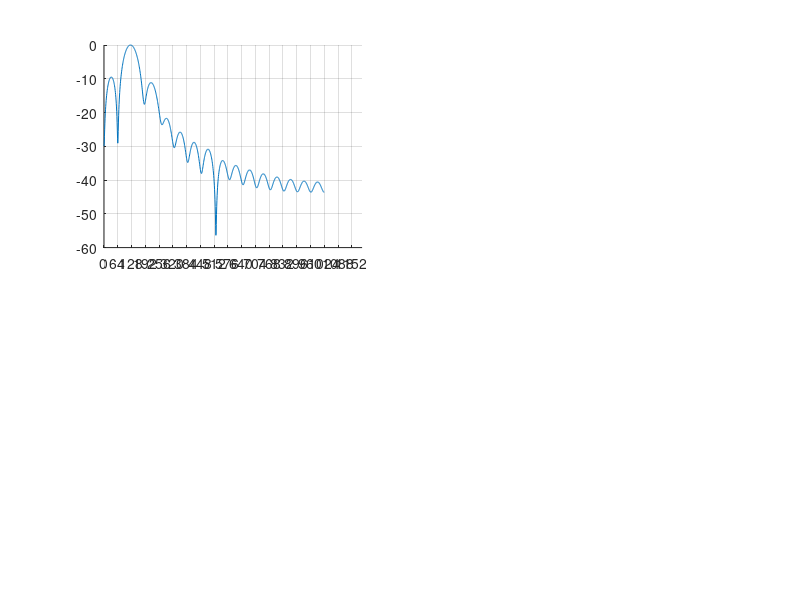

Recreate this plot in MATLAB. (Note: this script raises an error after producing the figure.)
% Main function for running exercises
function main()
    % Declare the number of samples in the sine wave
    N = 32;
    % Declare the sample rate
    fs = 2048;
    % Create indexes 1 - N
    time = [0:N-1];
    % Declare the frequency as 128Hz
    frequency = 128;
    % Declare the amplitude
    amplitude = 1.0;

    % Generate signal x from parameters
    x = 1*sin(2*pi*128*(time/fs)) + 0.2*sin(2*pi*220*(time/fs)) + ...
    0.01*cos(2*pi*525*(time/fs));

    % Generate triangle, rectangle, sine and hann windows based on formulas
    % provided
    N = 32;
    tri_win = (((N-1.0)/2.0)-abs((0:N-1)-((N-1.0)/2.0)))*(2.0/(N-1.0));
    rect_win = ones(1, N);
    sine_win = sin(pi*(0:N-1)/(N-1));
    hann_win = 0.5*(1-cos(2*pi*(0:N-1)/(N-1)));

    figure;
    plot_windowed_signal(x, rect_win, fs, 1);
    title('Rectrangle')
    plot_windowed_signal(x, tri_win, fs, 2);
    title('Triangle')
    plot_windowed_signal(x, sine_win, fs, 3);
    title('Sine')
    plot_windowed_signal(x, hann_win, fs, 4);
    title('Hann')


function plot_windowed_signal(sig, win, Fs, plot_ind)
    sig = sig .* win;
    
    % Compute the DFT of the sine wave
    X = fft(sig, 2048);

    % Calculate normalized absolute magnitudes
    X = 20*log10(abs(X)/max(abs(X)));

    % Calculate DFT indexes
    n = 0:length(X)-1
    % Get DFT size
    N = length(n)
    % Calculate bin frequencies
    f = (n*Fs)/N

    % Create subplot
    subplot(2,2,plot_ind);
    hold on;
    % Plot DFT to the nyquist frequency
    plot(n(1:(end/2)+1), X(1:(end/2)+1))
    grid on;

    % Set axis ticks
    set(gca,'XTickMode','manual');
    set(gca,'XTick',0:64:N-1);
    set(gca,'XtickLabels', f(1:64:end));
    axis([0, 1024, -80, 5])












    % % Pad with zeros to make vector 2048 samples long
    % X2 = fft([x, zeros(1, 2048-N)]);


    % % Calculate absolute magnitude of spectrum
    % X = abs(X);
    % X2 = abs(X2);

    % % Zero pad smaller vector so they are the same sie for plotting
    % % Kronecker padding technique taken from: http://stackoverflow.com/questions/11776251/inserting-variable-number-of-zeros-between-non-zero-elements-in-a-vector-in-matl
    % zero_p = length(X2) / length(X);
    % b = [1 zeros(1,zero_p-1)];
    % X = kron(X, b);
    % X(X == 0) = NaN;

    % N = 31;
    % tri_win = (((N-1.0)/2.0)-abs((0:N-1)-((N-1.0)/2.0)))*(2.0/(N-1.0));
    % % tri_win
    % N = 32;
    % rect_win = ones(N);
    % sine_win = sin(pi*(0:N-1)/(N-1));
    % hann_win = 0.5*(1-cos(2*pi*(0:N-1)/(N-1)));
    % figure;
    % X = fft(sine_win, 1024);
    % X = fftshift(X);
    % X = 20*log10(abs(X)/max(abs(X)));
    % max(X(437:460))

    % % [m, im] = min(X(459:467));
    % % %op1 = (im + 459) / 1024.;
    % % op1 = im + 459
    % % [m, im] = min(X(556:568));
    % % %op2 = (im + 556) /1024.;
    % % op2 = im + 556
    % % op2 - op1

    % plot(X)
    % hold on;
    % axis([int64((1024/2.)-(1024*0.2)), int64((1024/2.)+(1024*0.2)), -80, 5]);
    % X = fft(hann_win, 1024);
    % X = 20*log10(abs(X)/max(abs(X)));
    % X = fftshift(X);
    % max(X(418:445))
    % % [m, im] = min(X(446:457));
    % % %op1 = (im + 446) / 1024.;
    % % op1 = im + 446;
    % % [m, im] = min(X(574:584));
    % % %op2 = (im + 574) /1024.;
    % % op2 = im + 574;
    % % op2 - op1

    % plot(X, '--r')
    % %axis([-0.2, 0.2, -80, 5]);
    % set(gca,'XTickMode','manual');
    % set(gca,'XTick',int64([(1024/2.)-(1024*0.2), 512, (1024/2.)+(1024*0.2)]));
    % set(gca,'XtickLabels', [-0.2, 0, 0.2]);
    % legend('Sine','Hann')
    % return;

    % hold on;
    % plot(tri_win, 'b')
    % plot(hann_win, 'r')
    % plot(sine_win, 'g')
    % plot(rect_win, 'c')
    % axis([-1, 33, 0, 1.1])

    % figure

    % % Plot the absolute magnitude of the DFT to a graph
    % stem(X(1:2048/2));
    % hold on
    % plot(X2(1:2048/2));
    % % Set xlabel to show bin 10 bin indexes
    % set(gca,'XTickMode','manual');
    % set(gca,'XTick',int64((1:10)*(1024/10)));
    % set(gca,'XtickLabels',int64((1:10)*((fs/2)/10)));


    % % Turn on grid
    % grid on;
    % 
    % % Add a title to the graph
    % title('DFT of x')
    % 
    % % Label the x axis as 'Frequency'
    % xlabel('Bin Index')
    % % Label the y axis as 'Magnitude'
    % ylabel('Magnitude |X|')
